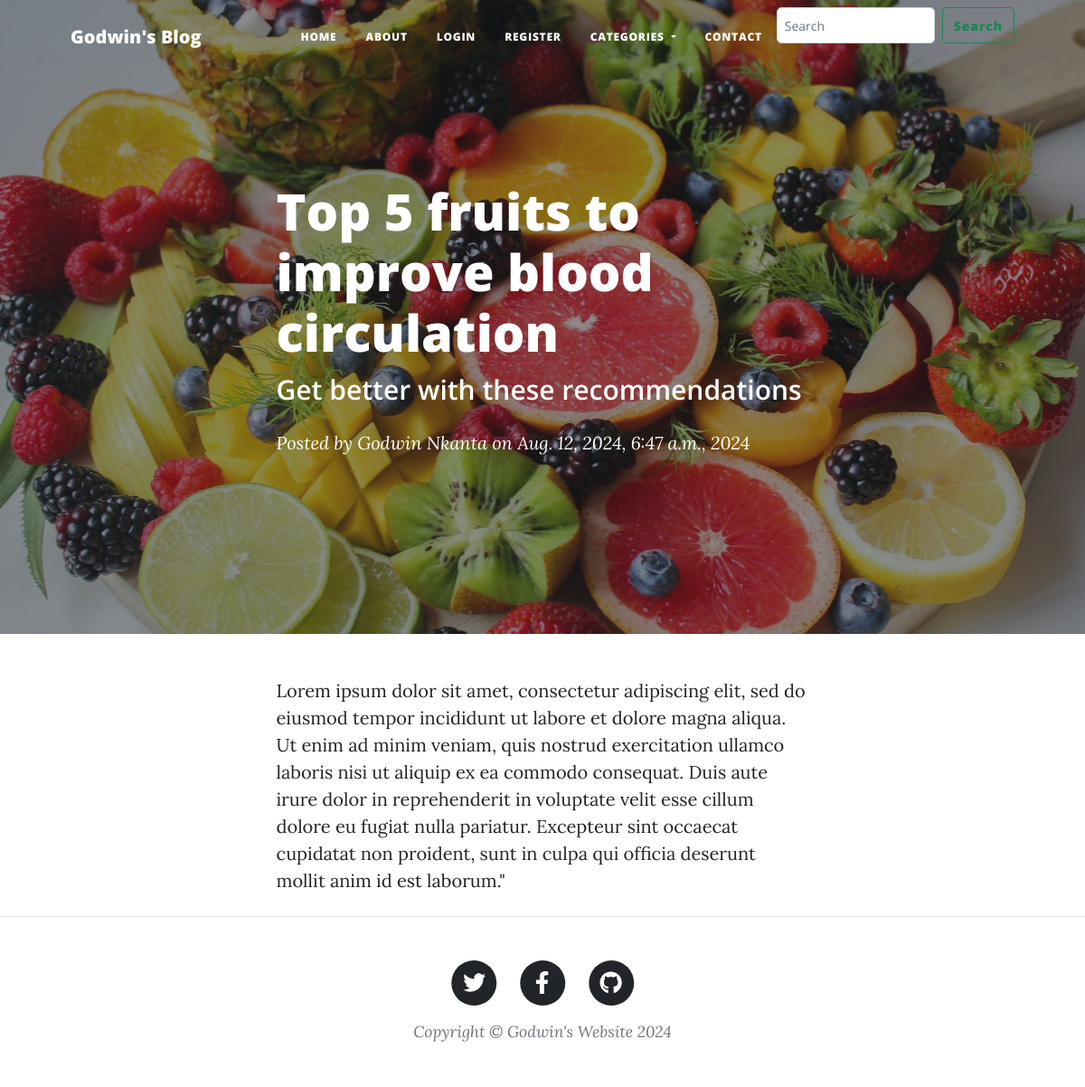
/post/1, run on the app's committed database.
### post/models.py (models this page shows, shortened)
class Post(models.Model):
    title = models.CharField(max_length=250)
    subheading = models.CharField(max_length=250, null=True, default=1)
    content = models.TextField()
    author = models.ForeignKey(User, on_delete=models.CASCADE)
    category = models.ForeignKey(Category, on_delete=models.CASCADE, default=1)
    image = models.ImageField(upload_to='upload/products/', null=True,  blank=True)
    created_at = models.DateTimeField(auto_now_add=True)
    updated_at = models.DateTimeField(auto_now=True)

### post/views.py (the view)
# urls.py: path('post/<int:blog_id>', views.post_view, name='post'),
def post_view(request, blog_id):
    blog = get_object_or_404(Post, id=blog_id)
    return render(request, 'post.html', {'blog': blog})

### post/templates/post.html (shortened to what this page needs)
{% extends 'base.html' %}
{% load static %}
{% block content %}
        {% if blog.image %}
        <header class="masthead" style="background-image: url('{{ blog.image.url }}')">
        {% else %}
        <header class="masthead" style="background-image: url('{% static "post-bg.jpg" %}')">
        {% endif %}
            <div class="container position-relative px-4 px-lg-5">
                <div class="row gx-4 gx-lg-5 justify-content-center">
                    <div class="col-md-10 col-lg-8 col-xl-7">
                        <div class="post-heading">
                            <h1>{{blog.title}}</h1>
                            <h2 class="subheading">{{blog.subheading}}</h2>
                            <span class="meta">
                                Posted by
                                <a href="{% url 'about' %}">Godwin Nkanta</a>
                                on {{blog.created_at}}, 2024
                            </span>
                        </div>
                    </div>
                </div>
            </div>
        </header>
        <article class="mb-4">
            <div class="container px-4 px-lg-5">
                <div class="row gx-4 gx-lg-5 justify-content-center">
                    <div class="col-md-10 col-lg-8 col-xl-7">
                        {{blog.content}}
                    </div>
                </div>
            </div>
        </article>
    </body>
</html>
{% endblock %}

### data on the page
Post: image (picture), title "Top 5 fruits to improve blood circulation", subheading "Get better with these recommendations", created_at "Aug. 12, 2024, 6:47 a.m.", content "Lorem ipsum dolor sit amet, consectetur adipiscing elit, sed do eiusmod tempor incididunt ut labore et dolore magna aliqua. Ut enim ad minim veniam, quis nostrud exercitation ullamco laboris nisi ut aliquip ex ea commodo consequat. Duis aute irure dolor in reprehenderit in voluptate velit esse cillum dolore eu fugiat nulla pariatur. Excepteur sint occaecat cupidatat non proident, sunt in culpa qui officia deserunt mollit anim id est laborum.\""
